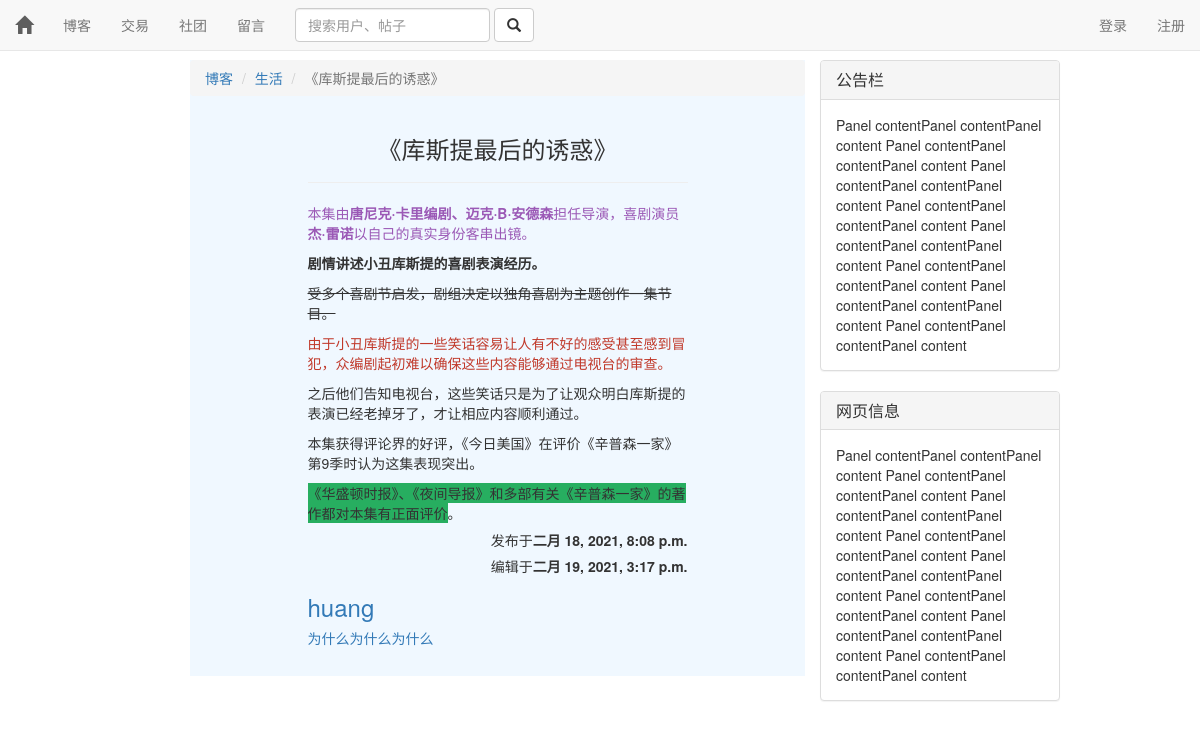
Page /blog/1/ on the committed database.
### blog/models.py (models this page shows, shortened)
class Article(models.Model):
    author = models.ForeignKey(User,on_delete=models.DO_NOTHING)
    title = models.CharField(max_length=30)
    content = RichTextField()
    create_time = models.DateTimeField(auto_now_add=True)
    update_time = models.DateTimeField(auto_now=True)
    type = models.ForeignKey(ArticleType,on_delete=models.DO_NOTHING)
    class Meta:
        ordering=['-create_time']

class ArticleType(models.Model):
    title = models.CharField(max_length=30)

### user/models.py (models this page shows)
class User(AbstractUser):
    motto = models.TextField(max_length=24)
    icon = models.ImageField(default="./static/icon/default.jpg",upload_to='./static/icon/')
    browse = models.IntegerField(default=0)

### blog/views.py (the view)
# urls.py: path('<int:article_pk>/',views.blog_detail),
def blog_detail(requset,article_pk):
    article = get_object_or_404(Article,pk = article_pk)
    context = {}
    context ['article'] = article
    response = render(requset,'detail.html',context)
    return response

### blog/templates/detail.html (shortened to what this page needs)
{% extends 'base.html' %}
{% block content %}
    <div class="row" style="background-color: aliceblue;">
        <ol class="breadcrumb">
            <li><a href="#">博客</a></li>
            <li><a href="#">{{ article.type.title }}</a></li>
            <li class="active">{{ article.title }}</li>
        </ol>
        <div class="col-md-2">
        </div>
        <div class="col-md-8">
            <div  class="text-center">
                <h3>
                    {{ article.title }}
                </h3>
            </div>
            <p>
                {{ article.content | safe }}
            </p>
            <div class="text-right">
                <h5>
                    发布于<b>{{ article.create_time }}</b>
                </h5>
                <h5>
                    编辑于<b>{{ article.update_time }}</b>
                </h5>
            </div>
            <a href="/user/{{ article.author.id }}">
                <h3>
                    {{ article.author }}
                </h3>
                <h5>
                    {{ article.author.motto }}
                </h5>
            </a>
            <br>
        </div>
        <div class="col-md-2">
        </div>
    </div>
{% endblock %}

### rows in the picture
Article: type "生活", title "《库斯提最后的诱惑》", content "本集由 唐尼克·卡里编剧、迈克·B·安德森 担任导演，喜剧演员 杰·雷诺 以自己的真实身份客串出镜。 剧情讲述小丑库斯提的喜剧表演经历。 受多个喜剧节启发，剧组决定以独角喜剧为主题创作一集节目。 由于小丑库斯提的一些笑话容易让人有不好的感受甚至感到冒犯，众编剧起初难以确保这些内容能够通过电视台的审查。 之后他们告知电视台，这些笑话只是为了让观众明白库斯提的表演已经老掉牙了，才让相应内容顺利通过。 本集获得评论界的好评，《今日美国》在评价《辛普森一家》第9季时认为这集表现突出。 《华盛顿时报》、《夜间导报》和多部有关《辛普森一家》的著作都对本集有正面评价 。", create_time "二月 18, 2021, 8:08 p.m.", update_time "二月 19, 2021, 3:17 p.m.", author "huang", author.motto "为什么为什么为什么"
